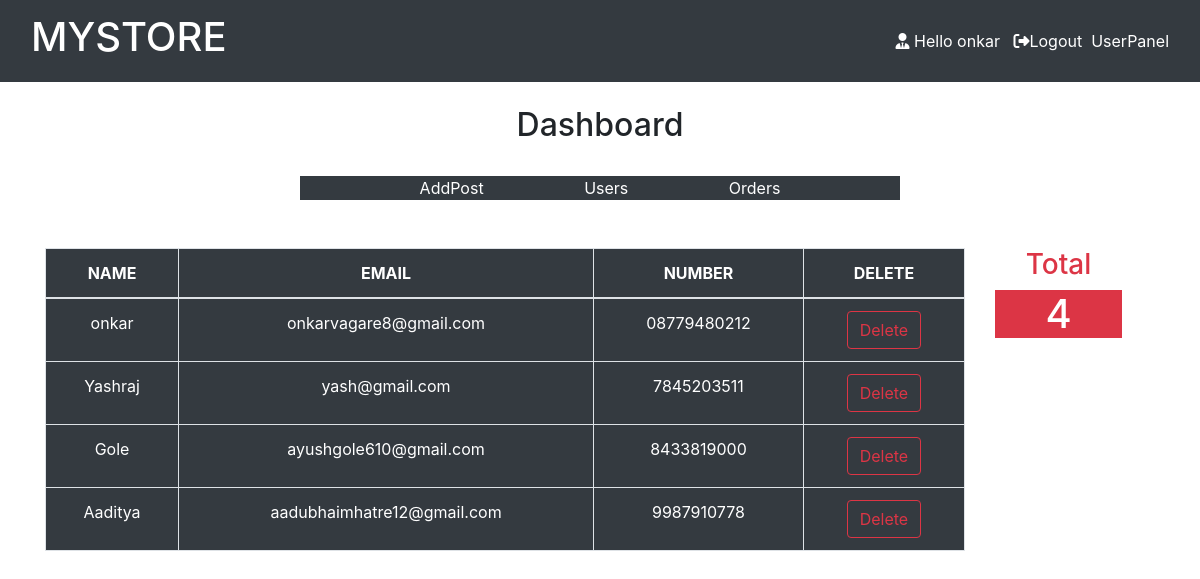
The page /user.php (signed in) on the database its author committed.
### tables this page shows
CREATE TABLE `tbuser` (
  `id` int(11) NOT NULL,
  `UserName` varchar(100) NOT NULL,
  `Email` varchar(100) NOT NULL,
  `number` varchar(100) NOT NULL,
  `Password` varchar(100) NOT NULL
);

### user.php (the view, shortened to what this page needs)
<?php
include 'mystore.php';
$con = mysqli_connect('localhost', 'root', '', 'ecommerce_table');
$Record = mysqli_query($con, "SELECT * FROM `tbuser` ");
$row_count =mysqli_num_rows($Record);
?>
<!DOCTYPE html>
<html lang="en">
<head>
    <link rel="stylesheet" href="https://cdn.jsdelivr.net/npm/bootstrap@4.0.0/dist/css/bootstrap.min.css">
    <link href="https://cdnjs.cloudflare.com/ajax/libs/font-awesome/6.7.2/css/all.min.css" rel="stylesheet">
</head>
<body>
    <br><br>
    <div class="container">
        <div class="row">
            <div class="col-md-10">
    <table class="table table-secondary table-bordered bg-dark text-white">
        <thead class="text-center">
            <th>NAME</th>
            <th>EMAIL</th>
            <th>NUMBER</th>
            <th>DELETE</th>
        </thead>
        <tbody class="text-center text-white">
        <?php
        while ($row = mysqli_fetch_array($Record)) {
            echo "
            <tr>
                <td>{$row['UserName']}</td>
                <td>{$row['Email']}</td>
                <td>{$row['number']}</td>
                <td><a href='delete.php?id={$row['id']}' class='btn btn-outline-danger'>Delete</a></td>
            </tr>
            ";
        }
        ?>
        </tbody>
    </table>
    </div>
    <div class="col-md-2 pr-5 text-center">
<h3 class="text-danger">Total</h3>
<h1 class="bg-danger text-white"><?php echo $row_count; ?></h1>
    </div>
    </div>
    </div>
</body>
</html>

### mystore.php (shortened to what this page needs)
<!DOCTYPE html>
<html lang="en">
<head>
    <link rel="stylesheet" href="https://cdn.jsdelivr.net/npm/bootstrap@4.0.0/dist/css/bootstrap.min.css">
<link href="https://cdnjs.cloudflare.com/ajax/libs/font-awesome/6.7.2/css/all.min.css" rel="stylesheet">
</head>
<body>
    <nav class="navbar navbar-ligt bg-dark">
    <div class="container-fluid text-white">
        <a class="navbar-brand text-white"><h1>MYSTORE</h1></a>
        <span>
        <i class="fa-solid fa-user-tie"></i>
        Hello <?php   echo $_SESSION['admin']; ?> &nbsp;
        <i class="fa-solid fa-right-from-bracket"></i><a href="form/logout.php" class="text-decoration-none text-white">Logout</a>&nbsp;
        <a href="../user/index.php" class="text-decoration-none text-white">UserPanel</a>
        </span>
    </div>
</nav>
<br>
<div>
    <h2 class="text-center">Dashboard</h2>
    <br>
    </div>
    <div class="col-md-6 bg-dark text-center m-auto" >
    <a href="product/index.php" class="text-white text-decoration-none fs-4 fw-bold px-5">AddPost</a>
    <a href="user.php" class="text-white text-decoration-none fs-4 fw-bold px-5" id="c">Users</a>
    <a href="order.php" class="text-white text-decoration-none fs-4 fw-bold px-5" id="c">Orders</a>
    </div>
</body>
</html>

### rows shown on the page
tbuser: UserName "onkar", Email "onkarvagare8@gmail.com", number "08779480212"
tbuser: UserName "Yashraj", Email "yash@gmail.com", number "7845203511"
tbuser: UserName "Gole", Email "ayushgole610@gmail.com", number "8433819000"
tbuser: UserName "Aaditya", Email "aadubhaimhatre12@gmail.com", number "9987910778"

### other values the page prints
$_SESSION['admin'] "onkar"
$row_count "4"
